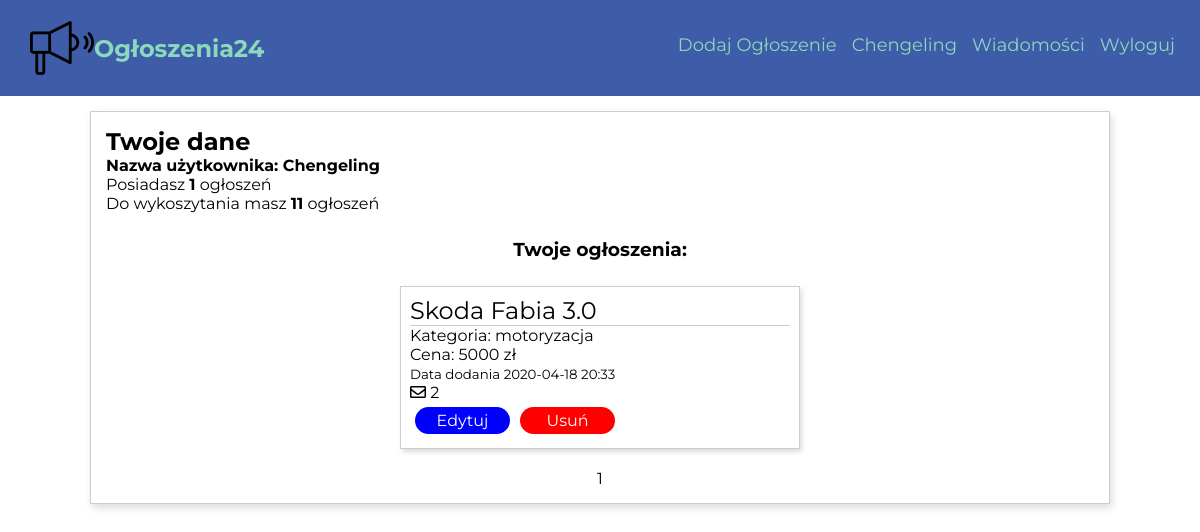
/moje-konto/ (signed in), run on the app's committed database.
### Ogloszenia24/models.py (models this page shows, shortened)
class User(db.Model, UserMixin):
    id = db.Column(db.Integer, primary_key = True)
    username = db.Column(db.String(20), unique=True, nullable=False)
    password = db.Column(db.String(30), nullable=False)
    email = db.Column(db.String(100), nullable=False, unique=True)
    adverts = db.relationship('Advert', backref='autor', lazy=True)
    messages_sent = db.relationship('Message',foreign_keys='Message.sender_id', backref='author', lazy='dynamic')
    messages_received = db.relationship('Message',foreign_keys='Message.recipient_id', backref='recipient', lazy='dynamic')
    telephone = db.Column(db.String(15))

class Advert(db.Model):
    __searchable__ = ['title']
    id = db.Column(db.Integer, primary_key=True)
    date = db.Column(db.DateTime, nullable=False, default = datetime.utcnow)
    title = db.Column(db.String(100), nullable=False)
    content = db.Column(db.Text, nullable = False)
    user_id = db.Column(db.Integer, db.ForeignKey('user.id'), nullable=False)
    category = db.Column(db.String(50), nullable=False)
    price = db.Column(db.Integer)
    city = db.Column(db.String(), nullable=False)

### Ogloszenia24/views.py (the view)
@app.route("/moje-konto/", methods=['GET', 'POST'])
@login_required
def account():
    user = current_user
    number_of_ads = Advert.query.filter_by(user_id = user.id).count()
    page = request.args.get("page", default = 1, type=int)
    ads = Advert.query.filter_by(user_id = user.id).order_by(Advert.date.desc()).paginate(per_page=6)
    messages =  Message.query.all()
    return render_template('user.html', user=user, ads = ads, number_of_ads=number_of_ads, messages = messages, title="Konto użytkownika {}".format(user.username.capitalize()))

### Ogloszenia24/models.py (called while the page is built)
@login_manager.user_loader
def load_user(id):
    return User.query.get(int(id))

### Ogloszenia24/templates/user.html
{% extends 'layout.html' %}
{% block content %}
<div class="user-container">
  <div class="user-info">
    <h2 class="user-info__header">Twoje dane</h2>
    <h4 class="user-info__username">Nazwa użytkownika: {{ user.username }}</h4>
    <p class="user-info__ads-number">Posiadasz <strong>{{ number_of_ads }}</strong> ogłoszeń</p>
    <p class="user-info__ads-remaining">Do wykoszytania masz <strong>{{ 12 - number_of_ads }}</strong> ogłoszeń</p>
    <h3 class="user-info__user-ads">Twoje ogłoszenia: </h2>
    <div class="user-info__ad-list">
      {% for ad in ads.items %}
      <div class="user-info__ad-list-item">
        <a class="user-info__ad-list-item-title" href="{{ url_for('show_advert', advert_id=ad.id) }}"> {{ ad.title }}</a>
        <p class="user-info__ad-list-item-category">Kategoria: <a href="{{ url_for('search_results', category=ad.category) }}"> {{ ad.category }} </a></p>
        <p class="user-info__ad-list-item-price">Cena: {{ ad.price }} zł</p>
        <small class="user-info__ad-list-item-date"> Data dodania {{ ad.date.strftime('%Y-%m-%d %H:%M') }}</small>
        {% set number_of_messages = namespace(value = 0) %}
        {% for message in messages %}
          {% if message.advert_title == ad.title %}
            {% set number_of_messages.value = number_of_messages.value + 1 %}
          {% endif %}
        {% endfor %}
          <p class="user-ifno__ad-list-item-messages"><i class="far fa-envelope"></i> {{ number_of_messages.value }}</p>
        <div class="user-info__ad-list-item-change">
          <div class="user-info__ad-list-item-change--edit">
            <a href="{{ url_for('update_advert', advert_id=ad.id ) }}">Edytuj</a>
          </div>
          <div class="user-info__ad-list-item-change--delete">
            <a href="{{ url_for('delete_advert', advert_id=ad.id) }}">Usuń</a>
          </div>
        </div>
      </div>
      {% endfor %}
    </div>
    <div class="user-info__ad-list-pages">
    {% for page_num in ads.iter_pages() %}
        {% if page_num %}
          <a class="user-info__ad-list-pages-number" href="{{ url_for('account', page=page_num) }}">{{ page_num }}</a>
        {% endif %}
    {% endfor %}
    </div>
  </div>
</div>
{% endblock %}

### Ogloszenia24/templates/layout.html (shortened to what this page needs)
<!DOCTYPE html>
<html lang="en">
<head>
  <link rel="stylesheet" type="text/css" href="{{ url_for('static', filename='css/style.css')}}"/>
  <link rel="stylesheet" type="text/css" href="{{ url_for('static', filename='css/home.css')}}"/>
  <link rel="stylesheet" type="text/css" href="{{ url_for('static', filename='css/register-login.css')}}"/>
  <link rel="stylesheet" type="text/css" href="{{ url_for('static', filename='css/advert.css')}}"/>
  <link rel="stylesheet" type="text/css" href="{{ url_for('static', filename='css/user.css')}}"/>
  <link rel="stylesheet" type="text/css" href="{{ url_for('static', filename='css/show-ad.css')}}"/>
  <link rel="stylesheet" type="text/css" href="{{ url_for('static', filename='css/messages.css')}}"/>
</head>
<body>
    <nav class="nav">
      <div class="nav__logo">
        <a href="{{ url_for('home')}}">
          <img class="nav__logo-image" src="{{ url_for('static', filename='images/megaphone.png')}}">
        </a>
        <a href="{{ url_for('home')}}">
          <h2 class="nav__logo-text">
            <a class="nav__logo-text-anchor" href="{{ url_for('home')}}">
              Ogłoszenia24
            </a>
          </h2>
        </a>
      </div>
        <ul class="nav__list">
          {% if current_user.is_authenticated %}
                <li class="nav__list-item"><a class="nav__list-item-anchor" href="{{ url_for('add_advert')}}">Dodaj Ogłoszenie</a></li>
                <li class="nav__list-item"><a class="nav__list-item-anchor" href="{{ url_for('account') }}">{{ current_user.username }}</a></li>
                <li class="nav__list-item"><a class="nav__list-item-anchor" href="{{ url_for('messages')}}">Wiadomości</a></li>
                <li class="nav__list-item"><a class="nav__list-item-anchor" href="{{ url_for('logout')}}">Wyloguj</a></li>
              {% else %}
                <li class="nav__list-item"><a class="nav__list-item-anchor" href="{{ url_for('login')}}">Logowanie</a></li>
                <li class="nav__list-item"><a class="nav__list-item-anchor" href="{{ url_for('register')}}">Rejestracja</a></li>
              {% endif %}
        </ul>
    </nav>
  <main class="container">
    {% block content %}
    {% endblock %}
  </main>
</body>
</html>

### Ogloszenia24/static/css/style.css (style rules this page uses)
* { margin: 0; padding: 0; box-sizing: border-box; font-family: 'Montserrat', sans-serif; }
:root { --primary-color: #3e5ca8; --secondary-color: #8BD8BD; --orange-color: rgb(255, 113, 18); }
.container { width: 100vw; max-width: 100%; overflow: hidden; }

### Ogloszenia24/static/css/home.css (style rules this page uses)
.nav { display: flex; justify-content: space-between; align-items: center; background-color: #fffdf7; width: 100%; max-width: 100vw; background: var(--primary-color); padding: 15px 10px; overflow: hidden; height: 12vh; }
.nav__logo { display: flex; align-items: center; margin-left: 20px; }
.nav__logo-image { display: block; height: 64px; width: 64px; }
.nav__logo-text-anchor { color: var(--secondary-color); text-decoration: none; }
.nav__list { display: flex; list-style: none; transition: 0.5s; }
.nav__list-item { margin-right: 15px; position: relative; }
.nav__list-item-anchor { text-decoration: none; color: var(--secondary-color); position: relative; font-size: 18px; }
.nav__list-item-anchor::after { content: ""; width: 0; margin: 0 auto; height: 3px; display: block; background-color: rgb(255, 113, 18); transition: 0.4s ease-out; margin-top: 4px; }

### Ogloszenia24/static/css/user.css (style rules this page uses)
.user-container { width: 85%; border: 1px solid #ccc; box-shadow: 2px 4px 8px #ddd; margin: 15px auto; padding: 15px; }
.user-info__user-ads { margin: 25px; text-align: center; }
.user-info__ad-list { display: grid; grid-template-columns: repeat(auto-fit, minmax(250px, 400px)); justify-content: center; gap: 15px; }
.user-info__ad-list-item { border: 1px solid #ccc; box-shadow: 2px 3px 5px #ddd; padding: 9px; }
.user-info__ad-list-item-title { text-decoration: none; font-size: 24px; color: black; border-bottom: 1px solid #ccc; display: block; }
.user-info__ad-list-item-category a { text-decoration: none; color: black; }
.user-info__ad-list-item-change { display: flex; }
.user-info__ad-list-item-change--edit, .user-info__ad-list-item-change--delete { width: 25%; border-radius: 15px; padding: 4px; text-align: center; margin: 5px; }
.user-info__ad-list-item-change--edit { background-color: blue; }
.user-info__ad-list-item-change--delete { background: red; }
.user-info__ad-list-item-change--edit a, .user-info__ad-list-item-change--delete a { text-decoration: none; color: white; }
.user-info__ad-list-pages { margin-top: 20px; text-align: center; }
.user-info__ad-list-pages-number { text-decoration: none; color: black; }

### data on the page
User: username "Chengeling"
Advert: title "Skoda Fabia 3.0", category "motoryzacja", price "5000", date "2020-04-18 20:33", value "2"

### other printed values
{{ number_of_ads }} "1"
{{ 12 - number_of_ads }} "11"
{{ page_num }} "1"
